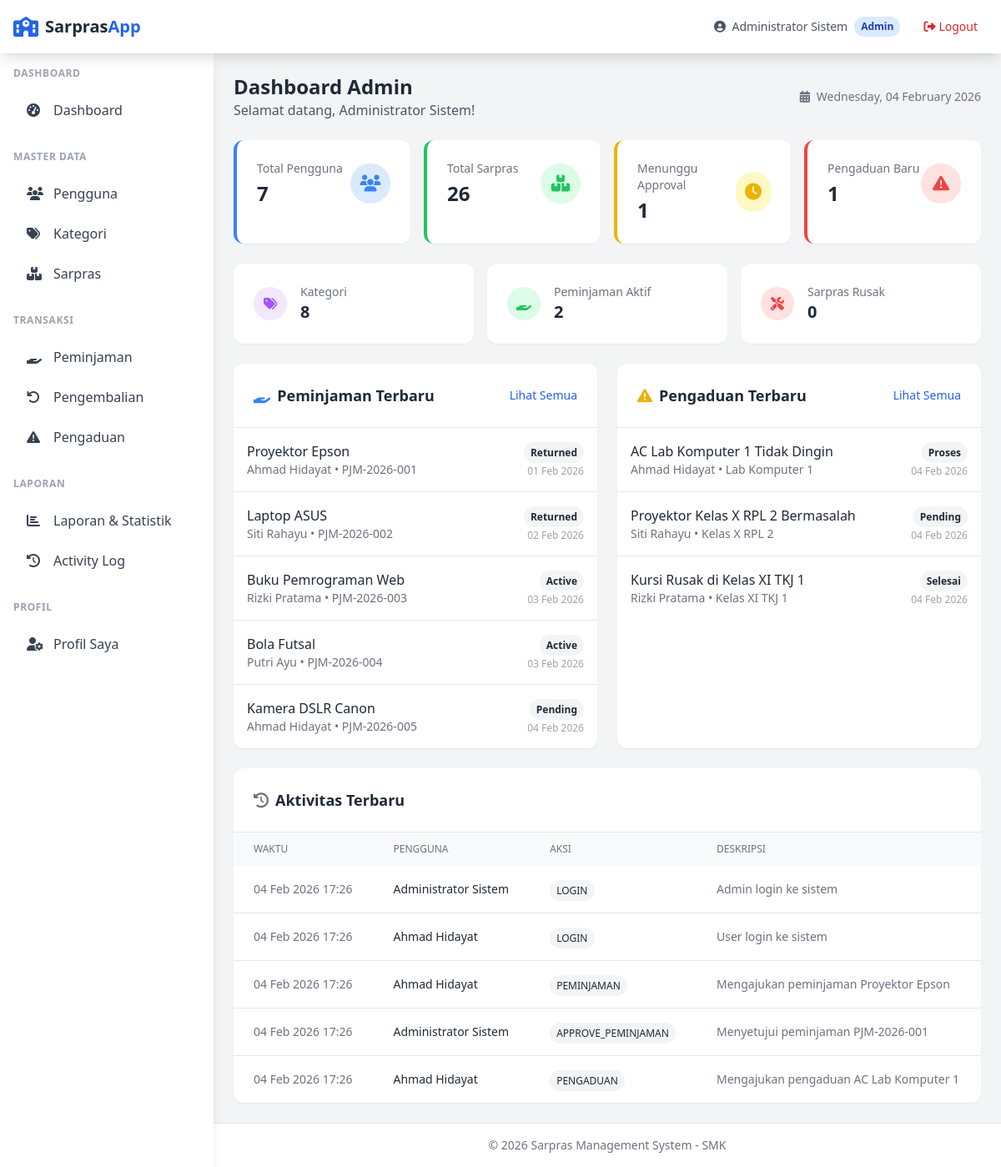
Page /admin/dashboard.php (signed in) on the committed database.
### tables this page shows
CREATE TABLE peminjaman (
    id INT AUTO_INCREMENT PRIMARY KEY,
    kode_peminjaman VARCHAR(50) NOT NULL UNIQUE,
    user_id INT NOT NULL,
    sarpras_id INT NOT NULL,
    jumlah INT NOT NULL DEFAULT 1,
    tgl_pinjam DATE NOT NULL,
    tgl_kembali_rencana DATE NOT NULL,
    tgl_kembali_aktual DATE,
    tujuan TEXT,
    status ENUM('pending', 'approved', 'rejected', 'active', 'returned', 'overdue') DEFAULT 'pending',
    catatan_admin TEXT,
    approved_by INT,
    approved_at TIMESTAMP NULL,
    created_at TIMESTAMP DEFAULT CURRENT_TIMESTAMP,
    updated_at TIMESTAMP DEFAULT CURRENT_TIMESTAMP ON UPDATE CURRENT_TIMESTAMP,
    FOREIGN KEY (user_id) REFERENCES users(id) ON DELETE RESTRICT,
    FOREIGN KEY (sarpras_id) REFERENCES sarpras(id) ON DELETE RESTRICT,
    FOREIGN KEY (approved_by) REFERENCES users(id) ON DELETE SET NULL
);

CREATE TABLE sarpras (
    id INT AUTO_INCREMENT PRIMARY KEY,
    kode VARCHAR(50) NOT NULL UNIQUE,
    nama VARCHAR(150) NOT NULL,
    kategori_id INT NOT NULL,
    lokasi VARCHAR(100),
    deskripsi TEXT,
    jumlah_stok INT NOT NULL DEFAULT 0,
    kondisi ENUM('baik', 'rusak_ringan', 'rusak_berat') DEFAULT 'baik',
    foto VARCHAR(255),
    created_at TIMESTAMP DEFAULT CURRENT_TIMESTAMP,
    updated_at TIMESTAMP DEFAULT CURRENT_TIMESTAMP ON UPDATE CURRENT_TIMESTAMP,
    FOREIGN KEY (kategori_id) REFERENCES kategori_sarpras(id) ON DELETE RESTRICT
);

CREATE TABLE users (
    id INT AUTO_INCREMENT PRIMARY KEY,
    username VARCHAR(50) NOT NULL UNIQUE,
    password VARCHAR(255) NOT NULL,
    email VARCHAR(100),
    nama_lengkap VARCHAR(100) NOT NULL,
    role ENUM('admin', 'petugas', 'user') NOT NULL DEFAULT 'user',
    phone VARCHAR(20),
    created_at TIMESTAMP DEFAULT CURRENT_TIMESTAMP,
    updated_at TIMESTAMP DEFAULT CURRENT_TIMESTAMP ON UPDATE CURRENT_TIMESTAMP
);

CREATE TABLE pengaduan (
    id INT AUTO_INCREMENT PRIMARY KEY,
    user_id INT NOT NULL,
    judul VARCHAR(200) NOT NULL,
    deskripsi TEXT NOT NULL,
    lokasi VARCHAR(100),
    jenis_sarpras VARCHAR(100),
    foto VARCHAR(255),
    status ENUM('pending', 'proses', 'selesai', 'ditutup') DEFAULT 'pending',
    created_at TIMESTAMP DEFAULT CURRENT_TIMESTAMP,
    updated_at TIMESTAMP DEFAULT CURRENT_TIMESTAMP ON UPDATE CURRENT_TIMESTAMP,
    FOREIGN KEY (user_id) REFERENCES users(id) ON DELETE RESTRICT
);

CREATE TABLE activity_log (
    id INT AUTO_INCREMENT PRIMARY KEY,
    user_id INT,
    aksi VARCHAR(100) NOT NULL,
    deskripsi TEXT,
    ip_address VARCHAR(45),
    created_at TIMESTAMP DEFAULT CURRENT_TIMESTAMP,
    FOREIGN KEY (user_id) REFERENCES users(id) ON DELETE SET NULL
);

### admin/dashboard.php (the view, shortened to what the rows shown need)
<?php
require_once __DIR__ . '/../includes/functions.php';
$recentActivities = fetchAll("
    SELECT al.*, u.nama_lengkap
    FROM activity_log al
    LEFT JOIN users u ON al.user_id = u.id
    ORDER BY al.created_at DESC
    LIMIT 10
");
$recentPeminjaman = fetchAll("
    SELECT p.*, u.nama_lengkap, s.nama as sarpras_nama
    FROM peminjaman p
    JOIN users u ON p.user_id = u.id
    JOIN sarpras s ON p.sarpras_id = s.id
    ORDER BY p.created_at DESC
    LIMIT 5
");
$recentPengaduan = fetchAll("
    SELECT pg.*, u.nama_lengkap
    FROM pengaduan pg
    JOIN users u ON pg.user_id = u.id
    ORDER BY pg.created_at DESC
    LIMIT 5
");
require_once __DIR__ . '/../includes/header.php';
?>
<div class="space-y-6">
    <div class="flex items-center justify-between">
        <div>
            <h1 class="text-2xl font-bold text-gray-800">Dashboard Admin</h1>
        </div>
    </div>
    <div class="grid grid-cols-1 lg:grid-cols-2 gap-6">
        <div class="bg-white rounded-xl shadow-sm">
            <div class="p-6 border-b">
                <div class="flex items-center justify-between">
                    <h2 class="text-lg font-semibold text-gray-800">
                        <i class="fas fa-hand-holding text-blue-500 mr-2"></i>Peminjaman Terbaru
                    </h2>
                </div>
            </div>
            <div class="divide-y">
                <?php if (empty($recentPeminjaman)): ?>
                    <div class="p-6 text-center text-gray-500">Belum ada data peminjaman</div>
                <?php else: ?>
                    <?php foreach ($recentPeminjaman as $p): ?>
                        <div class="p-4 hover:bg-gray-50">
                            <div class="flex items-center justify-between">
                                <div>
                                    <p class="font-medium text-gray-800"><?= e($p['sarpras_nama']) ?></p>
                                    <p class="text-sm text-gray-500"><?= e($p['nama_lengkap']) ?> • <?= e($p['kode_peminjaman']) ?></p>
                                </div>
                                <div class="text-right">
                                    <?= getStatusBadge($p['status']) ?>
                                    <p class="text-xs text-gray-400 mt-1"><?= formatDate($p['tgl_pinjam']) ?></p>
                                </div>
                            </div>
                        </div>
                    <?php endforeach; ?>
                <?php endif; ?>
            </div>
        </div>
        <div class="bg-white rounded-xl shadow-sm">
            <div class="p-6 border-b">
                <div class="flex items-center justify-between">
                    <h2 class="text-lg font-semibold text-gray-800">
                        <i class="fas fa-exclamation-triangle text-yellow-500 mr-2"></i>Pengaduan Terbaru
                    </h2>
                </div>
            </div>
            <div class="divide-y">
                <?php if (empty($recentPengaduan)): ?>
                    <div class="p-6 text-center text-gray-500">Belum ada data pengaduan</div>
                <?php else: ?>
                    <?php foreach ($recentPengaduan as $pg): ?>
                        <div class="p-4 hover:bg-gray-50">
                            <div class="flex items-center justify-between">
                                <div>
                                    <p class="font-medium text-gray-800"><?= e($pg['judul']) ?></p>
                                    <p class="text-sm text-gray-500"><?= e($pg['nama_lengkap']) ?> • <?= e($pg['lokasi']) ?></p>
                                </div>
                                <div class="text-right">
                                    <?= getStatusBadge($pg['status']) ?>
                                    <p class="text-xs text-gray-400 mt-1"><?= formatDate($pg['created_at']) ?></p>
                                </div>
                            </div>
                        </div>
                    <?php endforeach; ?>
                <?php endif; ?>
            </div>
        </div>
    </div>
    <div class="bg-white rounded-xl shadow-sm">
        <div class="p-6 border-b">
            <h2 class="text-lg font-semibold text-gray-800">
                <i class="fas fa-history text-gray-500 mr-2"></i>Aktivitas Terbaru
            </h2>
        </div>
        <div class="overflow-x-auto">
            <table class="w-full">
                <thead class="bg-gray-50">
                    <tr>
                        <th class="px-6 py-3 text-left text-xs font-medium text-gray-500 uppercase">Waktu</th>
                        <th class="px-6 py-3 text-left text-xs font-medium text-gray-500 uppercase">Pengguna</th>
                        <th class="px-6 py-3 text-left text-xs font-medium text-gray-500 uppercase">Aksi</th>
                        <th class="px-6 py-3 text-left text-xs font-medium text-gray-500 uppercase">Deskripsi</th>
                    </tr>
                </thead>
                <tbody class="divide-y divide-gray-200">
                    <?php foreach ($recentActivities as $activity): ?>
                        <tr class="hover:bg-gray-50">
                            <td class="px-6 py-4 whitespace-nowrap text-sm text-gray-500">
                                <?= formatDateTime($activity['created_at']) ?>
                            </td>
                            <td class="px-6 py-4 whitespace-nowrap text-sm text-gray-800">
                                <?= e($activity['nama_lengkap'] ?? 'System') ?>
                            </td>
                            <td class="px-6 py-4 whitespace-nowrap">
                                <span class="px-2 py-1 text-xs font-medium rounded-full bg-gray-100 text-gray-800">
                                    <?= e($activity['aksi']) ?>
                                </span>
                            </td>
                            <td class="px-6 py-4 text-sm text-gray-500">
                                <?= e($activity['deskripsi']) ?>
                            </td>
                        </tr>
                    <?php endforeach; ?>
                </tbody>
            </table>
        </div>
    </div>
</div>
<?php require_once __DIR__ . '/../includes/footer.php'; ?>

### includes/functions.php (shortened to what the rows shown need)
<?php
function e($string)
{
    return htmlspecialchars($string ?? '', ENT_QUOTES, 'UTF-8');
}
function formatDate($date, $format = 'd M Y')
{
    return date($format, strtotime($date));
}
function formatDateTime($datetime, $format = 'd M Y H:i')
{
    return date($format, strtotime($datetime));
}
function getStatusBadge($status)
{
    $badges = [
        'pending' => '<span class="px-2 py-1 text-xs font-semibold rounded-full bg-yellow-100 text-yellow-800">Menunggu</span>',
        'approved' => '<span class="px-2 py-1 text-xs font-semibold rounded-full bg-blue-100 text-blue-800">Disetujui</span>',
        'rejected' => '<span class="px-2 py-1 text-xs font-semibold rounded-full bg-red-100 text-red-800">Ditolak</span>',
        'active' => '<span class="px-2 py-1 text-xs font-semibold rounded-full bg-green-100 text-green-800">Aktif</span>',
        'returned' => '<span class="px-2 py-1 text-xs font-semibold rounded-full bg-gray-100 text-gray-800">Dikembalikan</span>',
        'overdue' => '<span class="px-2 py-1 text-xs font-semibold rounded-full bg-red-100 text-red-800">Terlambat</span>',
        'proses' => '<span class="px-2 py-1 text-xs font-semibold rounded-full bg-blue-100 text-blue-800">Diproses</span>',
        'selesai' => '<span class="px-2 py-1 text-xs font-semibold rounded-full bg-green-100 text-green-800">Selesai</span>',
        'ditutup' => '<span class="px-2 py-1 text-xs font-semibold rounded-full bg-gray-100 text-gray-800">Ditutup</span>',
    ];
    return $badges[$status] ?? '<span class="px-2 py-1 text-xs font-semibold rounded-full bg-gray-100 text-gray-800">' . ucfirst($status) . '</span>';
}

### rows in the picture
peminjaman: sarpras.nama "Proyektor Epson", user.nama_lengkap "Ahmad Hidayat", kode_peminjaman "PJM-2026-001", status "Returned", tgl_pinjam "01 Feb 2026"
peminjaman: sarpras.nama "Laptop ASUS", user.nama_lengkap "Siti Rahayu", kode_peminjaman "PJM-2026-002", status "Returned", tgl_pinjam "02 Feb 2026"
peminjaman: sarpras.nama "Buku Pemrograman Web", user.nama_lengkap "Rizki Pratama", kode_peminjaman "PJM-2026-003", status "Active", tgl_pinjam "03 Feb 2026"
peminjaman: sarpras.nama "Bola Futsal", user.nama_lengkap "Putri Ayu", kode_peminjaman "PJM-2026-004", status "Active", tgl_pinjam "03 Feb 2026"
peminjaman: sarpras.nama "Kamera DSLR Canon", user.nama_lengkap "Ahmad Hidayat", kode_peminjaman "PJM-2026-005", status "Pending", tgl_pinjam "04 Feb 2026"
pengaduan: judul "AC Lab Komputer 1 Tidak Dingin", user.nama_lengkap "Ahmad Hidayat", lokasi "Lab Komputer 1", status "Proses", created_at "04 Feb 2026"
pengaduan: judul "Proyektor Kelas X RPL 2 Bermasalah", user.nama_lengkap "Siti Rahayu", lokasi "Kelas X RPL 2", status "Pending", created_at "04 Feb 2026"
pengaduan: judul "Kursi Rusak di Kelas XI TKJ 1", user.nama_lengkap "Rizki Pratama", lokasi "Kelas XI TKJ 1", status "Selesai", created_at "04 Feb 2026"
activity_log: created_at "04 Feb 2026 17:26", user.nama_lengkap "Administrator Sistem", aksi "LOGIN", deskripsi "Admin login ke sistem"
activity_log: created_at "04 Feb 2026 17:26", user.nama_lengkap "Ahmad Hidayat", aksi "LOGIN", deskripsi "User login ke sistem"
activity_log: created_at "04 Feb 2026 17:26", user.nama_lengkap "Ahmad Hidayat", aksi "PEMINJAMAN", deskripsi "Mengajukan peminjaman Proyektor Epson"
activity_log: created_at "04 Feb 2026 17:26", user.nama_lengkap "Administrator Sistem", aksi "APPROVE_PEMINJAMAN", deskripsi "Menyetujui peminjaman PJM-2026-001"
activity_log: created_at "04 Feb 2026 17:26", user.nama_lengkap "Ahmad Hidayat", aksi "PENGADUAN", deskripsi "Mengajukan pengaduan AC Lab Komputer 1"

### other values in the picture
$currentUser['nama_lengkap'] "Administrator Sistem"
$currentRole "Admin"
$stats['total_users'] "7"
$stats['total_sarpras'] "26"
$stats['peminjaman_pending'] "1"
$stats['pengaduan_pending'] "1"
$stats['total_kategori'] "8"
$stats['peminjaman_active'] "2"
$stats['sarpras_rusak'] "0"
